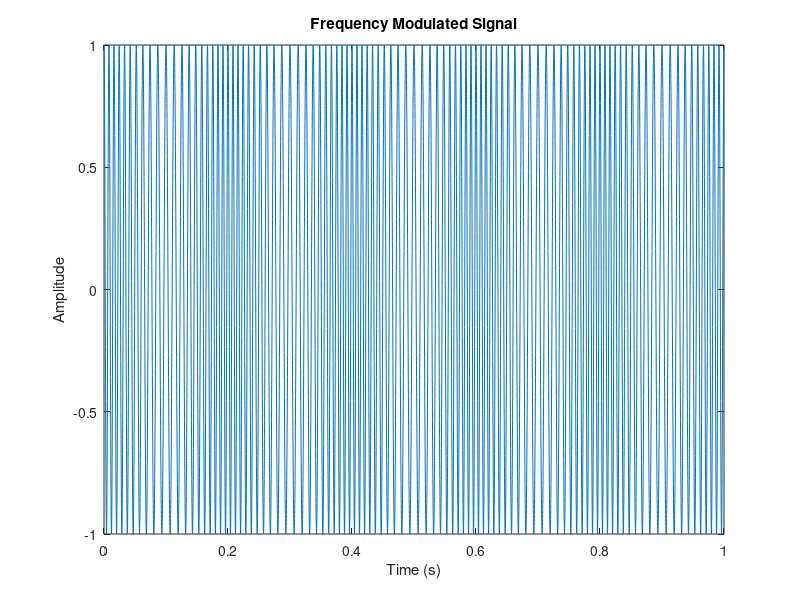

Write the MATLAB code that produced this figure.
% Frequency Modulation
Fs = 10000; % Sampling frequency
t = 0:1/Fs:1-1/Fs;
Fc = 100; % Carrier frequency
Fm = 5; % Modulating frequency
Am = 1; % Modulating amplitude
beta = 5; % Modulation index
carrier = cos(2*pi*Fc*t);
modulator = cos(2*pi*Fm*t);
fm_signal = cos(2*pi*Fc*t + beta*sin(2*pi*Fm*t));
plot(t, fm_signal);
title('Frequency Modulated Signal');
xlabel('Time (s)');
ylabel('Amplitude');